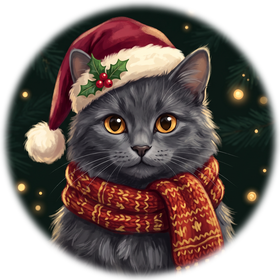
#> input picture html/assets/centerpiece_alt.png, 280 x 280 px
$ python set_custom_art.py --input ../html/assets/centerpiece_alt.png
#> lines starting #> are read from the running program, lines starting #| are printed output that depends on the picture; after the words box and inside, x2 and y2 are one past the last pixel; in counts of white or black regions, pixels touching at a corner belong together
#> in main, raw_img is the input picture: PIL image 280x280 RGBA; mean R, G, B, A 61.1, 47.9, 43.1, 184.6
#!/usr/bin/env python3
"""
One-Command Custom Centerpiece Artwork Importer (HTML Simulator + WFF v4 APK)
=============================================================================
Allows any user or AI agent to replace the watch face's centerpiece image
with their own pet, family portrait, or holiday illustration—automatically
generating a burn-in-safe Always-On Display (AOD) outline (< 15% OPR),
syncing all WebP drawables + preview thumbnails, and optionally compiling
a validated Wear OS 6 APK.

Examples:
  # Replace the primary centerpiece and auto-generate burn-in-safe AOD line art:
  uv run --with pillow python3 tools/set_custom_art.py --input assets/custom-art/my_pet.jpg

  # Replace the primary centerpiece AND immediately rebuild + validate the APK:
  uv run --with pillow python3 tools/set_custom_art.py --input assets/custom-art/my_pet.jpg --build

  # Replace the secondary ("alt") preset slot without overwriting the primary slot:
  uv run --with pillow python3 tools/set_custom_art.py --input assets/custom-art/second_pet.png --slot alt
"""

import argparse
import subprocess
import sys
from pathlib import Path
from PIL import Image, ImageDraw, ImageEnhance, ImageFilter, ImageOps

ROOT = Path(__file__).resolve().parents[1]
HTML_ASSETS = ROOT / "html" / "assets"
GEN_DRAWABLES = ROOT / ".agents" / "skills" / "wff-custom-assets" / "scripts" / "generate_wff_drawables.py"
OPTIMIZER = ROOT / "tools" / "optimize_watchface.py"


def center_crop_square(img: Image.Image, crop_ratio: float = 1.0) -> Image.Image:
#> called with crop_ratio = 1
    w, h = img.size
#> w = 280; h = 280
    ratio = max(0.25, min(1.0, crop_ratio))
    side = int(min(w, h) * ratio)
#> side = 280
    left = (w - side) // 2
#> left = 0
    top = (h - side) // 2
#> top = 0
    return img.crop((left, top, left + side, top + side))


def apply_circular_medallion(img: Image.Image, size: int = 360) -> Image.Image:
#> called with size = 360
    resized = img.resize((size, size), Image.Resampling.LANCZOS).convert("RGBA")
    mask = Image.new("L", (size, size), 0)
#> mask: PIL image 360x360 L; every value is 0
    draw = ImageDraw.Draw(mask)
    draw.ellipse((4, 4, size - 5, size - 5), fill=255)
    mask = mask.filter(ImageFilter.GaussianBlur(radius=2.0))
    r, g, b, orig_a = resized.split()
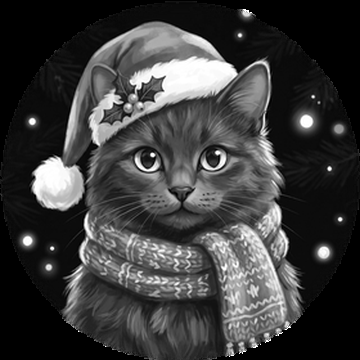
#> r: PIL image 360x360 L; min 0, max 255, mean 60.4
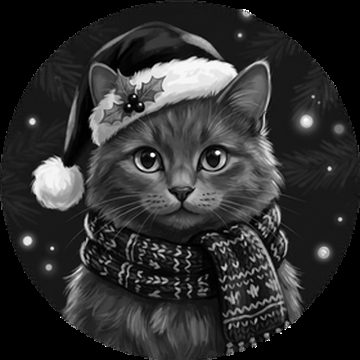
#> g: PIL image 360x360 L; min 0, max 255, mean 46.9
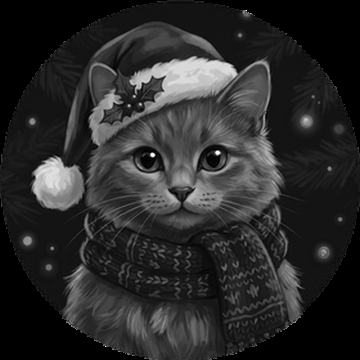
#> b: PIL image 360x360 L; min 0, max 255, mean 42.2
    final_a = Image.composite(orig_a, Image.new("L", (size, size), 0), mask)
    out = Image.merge("RGBA", (r, g, b, final_a))
    return out


def synthesize_burn_in_safe_aod(active_rgba: Image.Image, size: int = 360) -> Image.Image:
    """Create a warm-gold & soft-ivory outline on pure #000000 black (< 4% OPR)."""
#> called with size = 360
    gray = active_rgba.convert("L")
    gray = ImageOps.autocontrast(gray, cutoff=2)
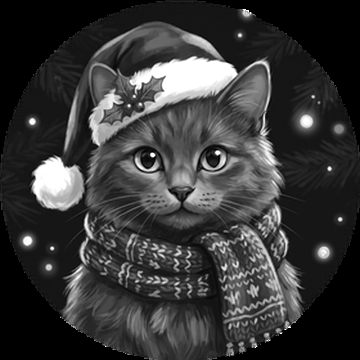
#> gray: PIL image 360x360 L; min 0, max 255, mean 55.8
    edges = gray.filter(ImageFilter.FIND_EDGES).filter(ImageFilter.GaussianBlur(radius=0.8))
    edges = ImageEnhance.Contrast(edges).enhance(2.4)
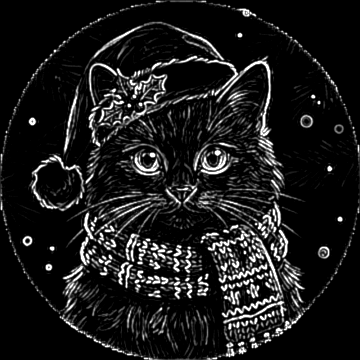
#> edges: PIL image 360x360 L; min 0, max 255, mean 27.4

    # Fade outer rim cleanly so circular boundary doesn't create a bright ring
    rim_mask = Image.new("L", (size, size), 0)
    ImageDraw.Draw(rim_mask).ellipse((14, 14, size - 15, size - 15), fill=255)
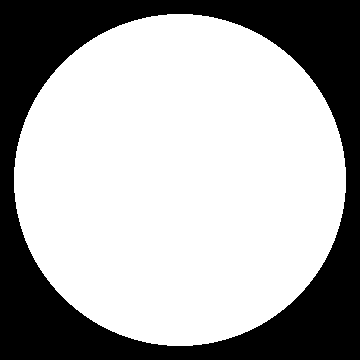
#> rim_mask: PIL image 360x360 L; 66.8% white; 1 black region, box (x1, y1, x2, y2) and area: (0, 0, 360, 360) 43084
    rim_mask = rim_mask.filter(ImageFilter.GaussianBlur(radius=6.0))

    _, _, _, orig_a = active_rgba.split()
    out = Image.new("RGBA", (size, size), (0, 0, 0, 0))
#> out: PIL image 360x360 RGBA; every value is 0
    epx = edges.load()
    mpx = rim_mask.load()
    apx = orig_a.load()
    opx = out.load()

    for y in range(size):
        for x in range(size):
            strength = (epx[x, y] * mpx[x, y] * apx[x, y]) / (255.0 * 255.0)
            if strength < 26:
                continue
            alpha = min(205, int((strength - 26) * 1.45))
            # Warm holiday champagne-gold linework (#F5C542 -> ivory highlights)
            t = min(1.0, strength / 220.0)
            r = int(225 + 30 * t)
            g = int(182 + 55 * t)
            b = int(72 + 120 * t)
            opx[x, y] = (r, g, b, alpha)

    return out


def main() -> int:
    parser = argparse.ArgumentParser(
        description="Import any custom pet/portrait image into the HTML simulator & WFF v4 watch face."
    )
    parser.add_argument("--input", required=True, help="Path to source image (PNG, JPG, or WebP)")
    parser.add_argument(
        "--aod-input",
        default=None,
        help="Optional custom AOD outline image (auto-generated from --input if omitted)",
    )
    parser.add_argument(
        "--slot",
        choices=["primary", "alt"],
        default="primary",
        help="Which built-in centerpiece preset slot to replace (default: primary)",
    )
    parser.add_argument(
        "--crop-ratio",
        type=float,
        default=1.0,
        help="Center-square zoom crop ratio from 0.25 (tight zoom) to 1.0 (full square, default)",
    )
    parser.add_argument(
        "--build",
        action="store_true",
        help="Also run the 4-stage WFF v4 optimizer & rebuild watch8-holiday-xmas.apk",
    )
    args = parser.parse_args()

    src_path = Path(args.input).expanduser().resolve()
    if not src_path.exists():
        print(f"ERROR: Source image not found: {src_path}", file=sys.stderr)
        return 1

    print(f"[1/3] Preparing circular medallion from {src_path.name} (slot={args.slot})...")
    raw_img = Image.open(src_path).convert("RGBA")
    cropped = center_crop_square(raw_img, crop_ratio=args.crop_ratio)
    medallion = apply_circular_medallion(cropped, size=360)

    target_active = HTML_ASSETS / (
        "centerpiece_primary.png" if args.slot == "primary" else "centerpiece_alt.png"
    )
    target_aod = HTML_ASSETS / (
        "centerpiece_aod.png" if args.slot == "primary" else "centerpiece_alt_aod.png"
    )
    medallion.save(target_active, format="PNG", optimize=True)
    print(f"  -> Saved {target_active.relative_to(ROOT)}")

    if args.aod_input:
        aod_src = Image.open(Path(args.aod_input).expanduser().resolve()).convert("RGBA")
        aod_img = apply_circular_medallion(center_crop_square(aod_src, args.crop_ratio), size=360)
    else:
        aod_img = synthesize_burn_in_safe_aod(medallion, size=360)
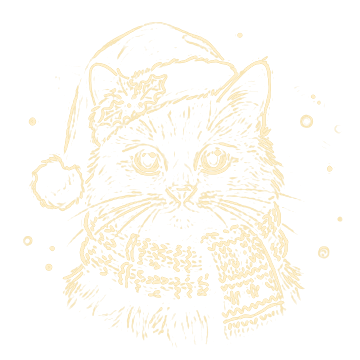
#> aod_img: PIL image 360x360 RGBA; mean R, G, B, A 50.4, 43.8, 27, 20.8; transparent parts drawn white
    aod_img.save(target_aod, format="PNG", optimize=True)
    print(f"  -> Saved burn-in-safe AOD outline {target_aod.relative_to(ROOT)}")

    print("[2/3] Regenerating Watch Face Format v4 WebP drawables, Customize icons & previews...")
#> (the run stopped early here; a loop or call above may not have finished)
